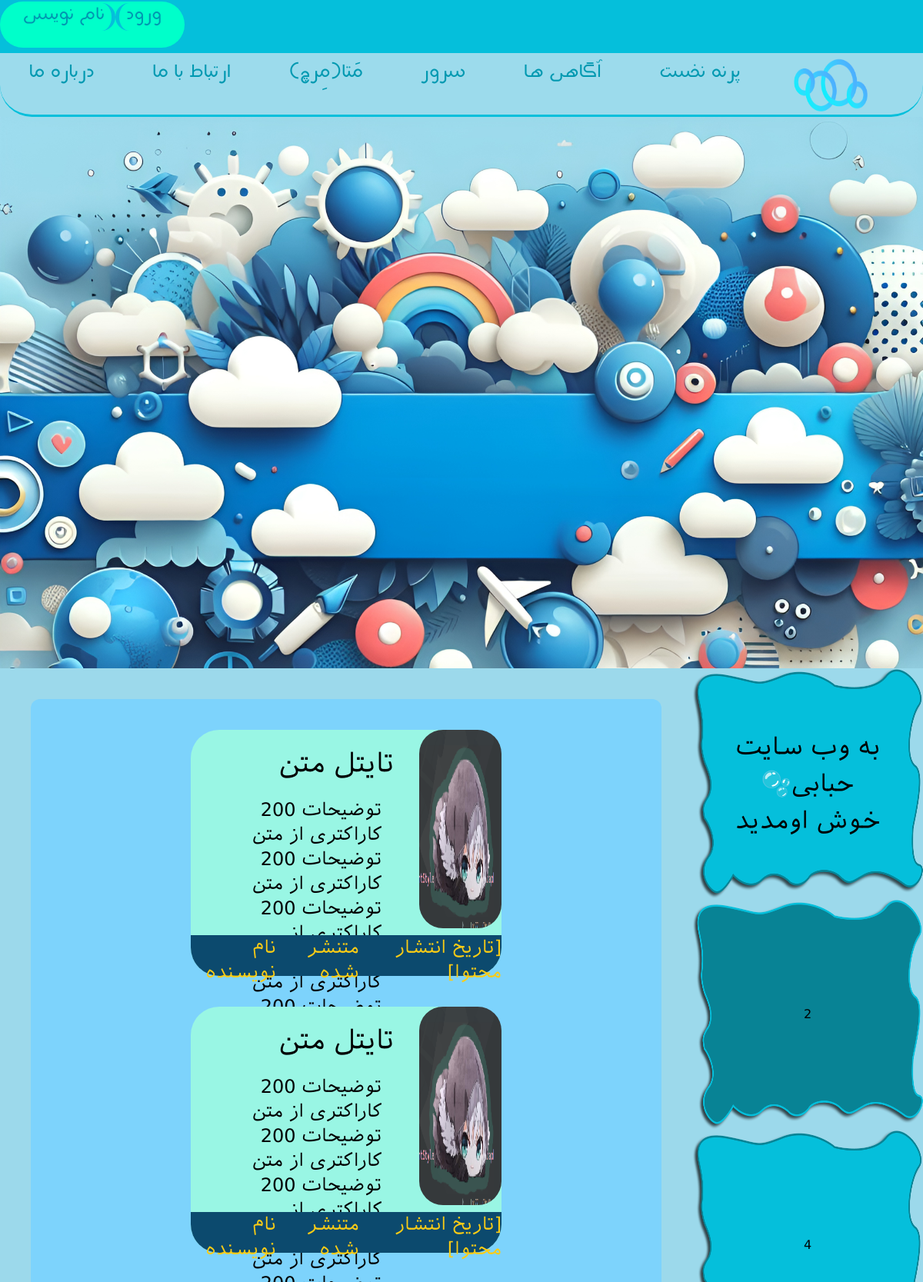
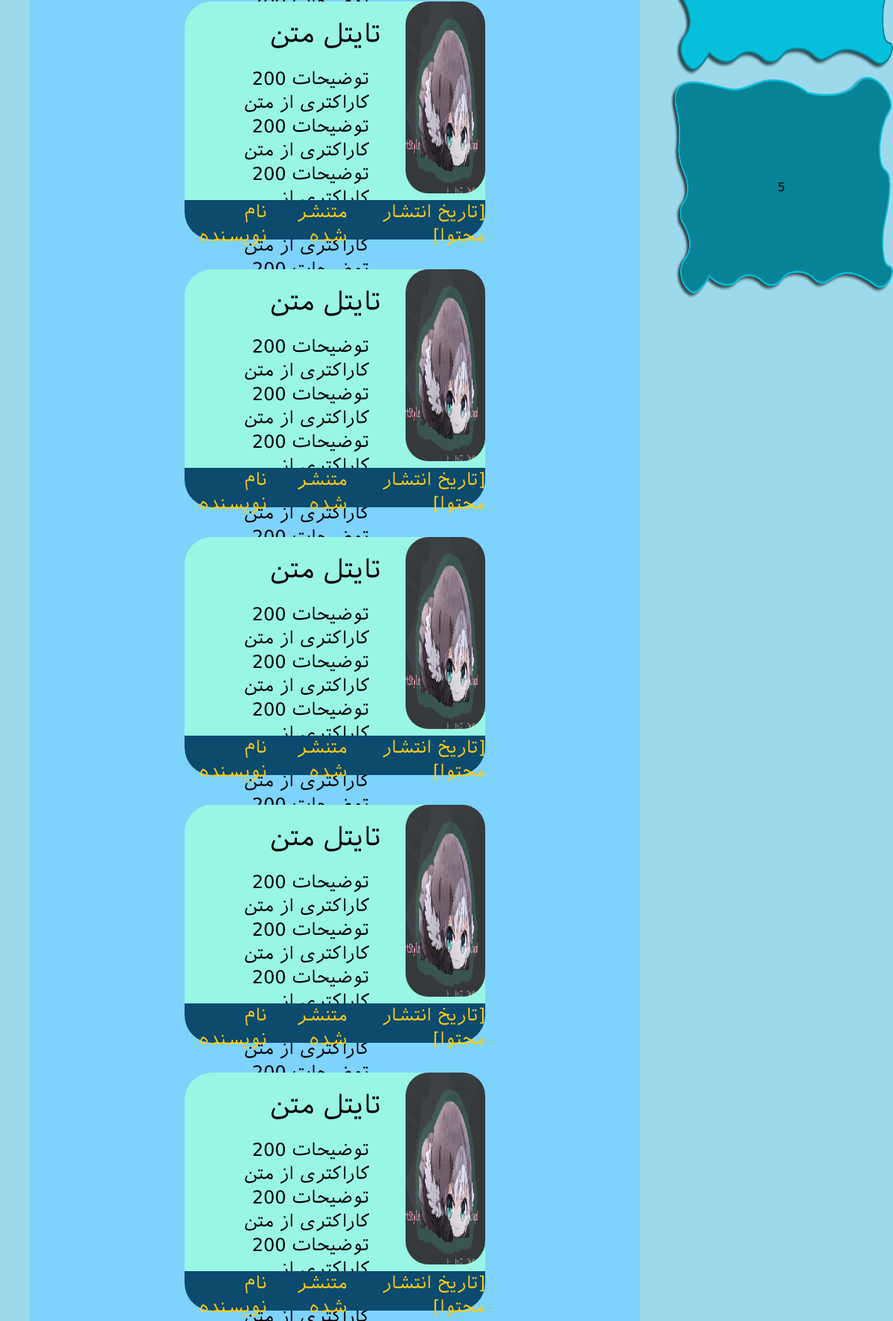
The page / (upper part) on the database its author committed (2 pictures, top to bottom).
### tables this page shows
CREATE TABLE IF NOT EXISTS `contents_tbl` (
  `CONTENTS_ID` int NOT NULL AUTO_INCREMENT,
  `CONTENTS_FOOTER` varchar(260) NOT NULL,
  `CONTENTS_FEEDER1` varchar(260) NOT NULL,
  `CONTENTS_HEADPIC` varchar(260) NOT NULL,
  `CONTENTS_FEEDER2` varchar(260) NOT NULL,
  `CONTENTS_FEEDER3` varchar(260) NOT NULL,
  `CONTENTS_FOOTER1` varchar(150) NOT NULL,
  `CONTENTS_FOOTER2` varchar(150) NOT NULL,
  `CONTENTS_FOOTER3` varchar(150) NOT NULL,
  PRIMARY KEY (`CONTENTS_ID`)
);

### index.php (called while the page is built)
<?php
include ("./AppLayer/BackEnds/PHP/Templates/Header/Header1.php");
include ("./AppLayer/BackEnds/PHP/Templates/Main/Main1.php");
include ("./AppLayer/BackEnds/PHP/Templates/Aside/Aside1.php");
include ("./AppLayer/BackEnds/PHP/Templates/footer/Footer1.php");
?>

### DataLayer/ContactsRepository.php (called while the page is built, shortened)
<?php
class ContactsRepository
{
    private function connector()
    {
        $connectionString = mysqli_connect("localhost", "root", "", "hobabi_db");
        return $connectionString;
    }
    public function select(): array
    {
        $query = "SELECT * FROM `contents_tbl` where CONTENTS_ID = 1";
        $result = mysqli_query($this->connector(), $query);
        if (mysqli_num_rows($result) > 0) {
            $row = mysqli_fetch_assoc($result);
            return $row;
        } else {
            return [];
        }
    }
}
?>

### AppLayer/BackEnds/PHP/Templates/Aside/Aside1.php (the view)
<?php
include ('./DataLayer/ContactsRepository.php');
$cDB = new ContactsRepository();
$res = $cDB->select();
?>
<aside>
    <div class="Rand-Text">
        <p id="RandText_p"></p>
    </div>
    <div class="text-center flex flex-col justify-center"><p><?php echo $res['CONTENTS_FEEDER1']; ?></div>
    <div class="text-center flex flex-col justify-center"><p><?php echo $res['CONTENTS_FEEDER2']; ?></p></div>
    <div class="text-center flex flex-col justify-center"><p><?php echo $res['CONTENTS_FEEDER3']; ?></p></div>
</aside>

### AppLayer/Styles/Style.css (style rules this page uses)
body { margin: auto; direction: rtl; font-family: Iranian-Sans; }
@media screen and (min-width: 1024px) { .Rand-Text { text-align: center; } }
@media screen and (min-width: 1024px) { .Rand-Text > p { width: 69%; display: inline-block; font-size: 2rem; } }
@media screen and (min-width: 1024px) { aside > div:nth-child(odd) { background-image: url("../Pictures/Exporteds/Hobabi-Side-Bar/Hobabi-Side-Bar-Light.png"); background-repeat: no-repeat; background-size: contain; background-size: 100% 100%; height: 300px; } }
@media screen and (min-width: 1024px) { aside > div:nth-child(even) { background-image: url("../Pictures/Exporteds/Hobabi-Side-Bar/Hobabi-Side-Bar-Dark.png"); background-repeat: no-repeat; background-size: contain; background-size: 100% 100%; height: 300px; } }

### AppLayer/Styles/Grides.css (style rules this page uses)
@media screen and (min-width: 1024px) { aside { grid-column: 1/4; background-color: #9cd9eb; grid-row: 3; } }

### AppLayer/Styles/Flex.css (style rules this page uses)
@media screen and (min-width: 1024px) { .Rand-Text { display: flex; flex-direction: row; align-items: center; justify-content: center; } }

### rows shown on the page
contents_tbl: CONTENTS_FEEDER1 "2", CONTENTS_FEEDER2 "4", CONTENTS_FEEDER3 "5"
